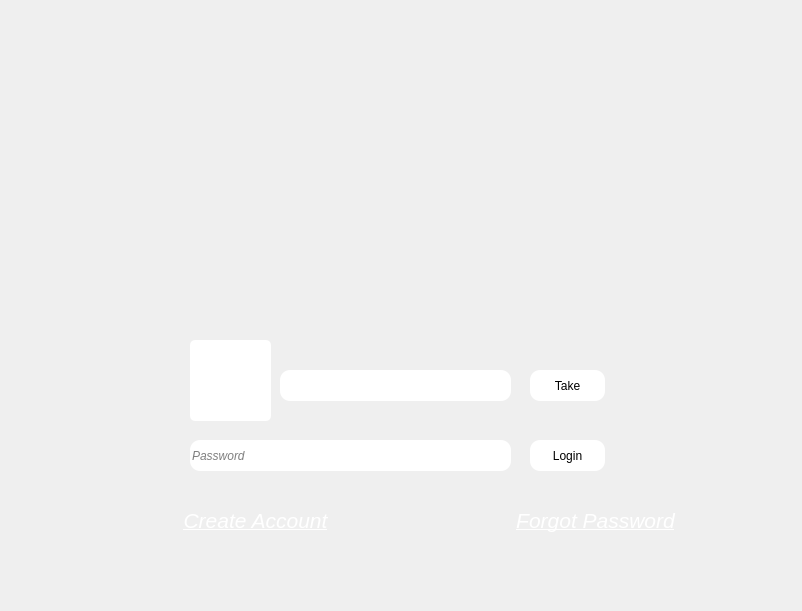
<?xml version="1.0" encoding="UTF-8"?>
<ui version="4.0">
 <class>Login</class>
 <widget class="QMainWindow" name="Login">
  <property name="enabled">
   <bool>true</bool>
  </property>
  <property name="geometry">
   <rect>
    <x>0</x>
    <y>0</y>
    <width>802</width>
    <height>611</height>
   </rect>
  </property>
  <property name="font">
   <font>
    <kerning>true</kerning>
   </font>
  </property>
  <property name="windowTitle">
   <string>MainWindow</string>
  </property>
  <property name="styleSheet">
   <string notr="true"/>
  </property>
  <property name="animated">
   <bool>true</bool>
  </property>
  <widget class="QWidget" name="centralwidget">
   <widget class="QPushButton" name="forgot">
    <property name="geometry">
     <rect>
      <x>510</x>
      <y>500</y>
      <width>171</width>
      <height>41</height>
     </rect>
    </property>
    <property name="font">
     <font>
      <family>Arial</family>
      <pointsize>16</pointsize>
      <weight>9</weight>
      <italic>true</italic>
      <bold>false</bold>
      <underline>true</underline>
     </font>
    </property>
    <property name="cursor">
     <cursorShape>PointingHandCursor</cursorShape>
    </property>
    <property name="styleSheet">
     <string notr="true">font: 75 italic 16pt &quot;Arial&quot;;color:rgb(255, 255, 255)</string>
    </property>
    <property name="text">
     <string>Forgot Password</string>
    </property>
    <property name="checkable">
     <bool>false</bool>
    </property>
    <property name="flat">
     <bool>true</bool>
    </property>
   </widget>
   <widget class="QPushButton" name="createacc">
    <property name="geometry">
     <rect>
      <x>170</x>
      <y>500</y>
      <width>171</width>
      <height>41</height>
     </rect>
    </property>
    <property name="font">
     <font>
      <family>Arial</family>
      <pointsize>16</pointsize>
      <weight>9</weight>
      <italic>true</italic>
      <bold>false</bold>
      <underline>true</underline>
     </font>
    </property>
    <property name="cursor">
     <cursorShape>PointingHandCursor</cursorShape>
    </property>
    <property name="autoFillBackground">
     <bool>false</bool>
    </property>
    <property name="styleSheet">
     <string notr="true">font: 75 italic 16pt &quot;Arial&quot;;color:rgb(255, 255, 255)</string>
    </property>
    <property name="text">
     <string>Create Account</string>
    </property>
    <property name="autoDefault">
     <bool>false</bool>
    </property>
    <property name="default">
     <bool>false</bool>
    </property>
    <property name="flat">
     <bool>true</bool>
    </property>
   </widget>
   <widget class="QLabel" name="loginlogo">
    <property name="geometry">
     <rect>
      <x>260</x>
      <y>100</y>
      <width>281</width>
      <height>221</height>
     </rect>
    </property>
    <property name="autoFillBackground">
     <bool>false</bool>
    </property>
    <property name="styleSheet">
     <string notr="true">background-image: url(:/newPrefix/nemco_logo.jpg);</string>
    </property>
    <property name="text">
     <string/>
    </property>
    <property name="pixmap">
     <pixmap>background/nemco_logo.png</pixmap>
    </property>
    <property name="scaledContents">
     <bool>true</bool>
    </property>
    <property name="wordWrap">
     <bool>false</bool>
    </property>
   </widget>
   <widget class="QLabel" name="background">
    <property name="geometry">
     <rect>
      <x>0</x>
      <y>0</y>
      <width>802</width>
      <height>611</height>
     </rect>
    </property>
    <property name="styleSheet">
     <string notr="true">background-image: url(:/newPrefix/background.jpg);</string>
    </property>
    <property name="text">
     <string/>
    </property>
    <property name="pixmap">
     <pixmap>background/minimalist-4k-wallpaper-hd-15-920x518.jpg</pixmap>
    </property>
    <property name="scaledContents">
     <bool>true</bool>
    </property>
   </widget>
   <widget class="QLabel" name="adminpic">
    <property name="geometry">
     <rect>
      <x>190</x>
      <y>340</y>
      <width>81</width>
      <height>81</height>
     </rect>
    </property>
    <property name="mouseTracking">
     <bool>false</bool>
    </property>
    <property name="autoFillBackground">
     <bool>false</bool>
    </property>
    <property name="styleSheet">
     <string notr="true">border-radius: 5px;
background-color: rgb(255, 255, 255);</string>
    </property>
    <property name="text">
     <string/>
    </property>
   </widget>
   <widget class="QLineEdit" name="password">
    <property name="geometry">
     <rect>
      <x>190</x>
      <y>440</y>
      <width>321</width>
      <height>31</height>
     </rect>
    </property>
    <property name="font">
     <font>
      <italic>true</italic>
     </font>
    </property>
    <property name="styleSheet">
     <string notr="true">border-radius: 10px;
background-color: rgb(255, 255, 255);</string>
    </property>
    <property name="placeholderText">
     <string>Password</string>
    </property>
   </widget>
   <widget class="QLabel" name="username">
    <property name="geometry">
     <rect>
      <x>280</x>
      <y>370</y>
      <width>231</width>
      <height>31</height>
     </rect>
    </property>
    <property name="mouseTracking">
     <bool>false</bool>
    </property>
    <property name="autoFillBackground">
     <bool>false</bool>
    </property>
    <property name="styleSheet">
     <string notr="true">border-radius: 10px;
background-color: rgb(255, 255, 255);
</string>
    </property>
    <property name="text">
     <string/>
    </property>
   </widget>
   <widget class="QPushButton" name="login">
    <property name="geometry">
     <rect>
      <x>530</x>
      <y>440</y>
      <width>75</width>
      <height>31</height>
     </rect>
    </property>
    <property name="cursor">
     <cursorShape>PointingHandCursor</cursorShape>
    </property>
    <property name="autoFillBackground">
     <bool>false</bool>
    </property>
    <property name="styleSheet">
     <string notr="true">font: 12pt &quot;Sitka&quot;;
border-radius: 10px;
background-color: rgb(255, 255, 255);</string>
    </property>
    <property name="text">
     <string>Login</string>
    </property>
    <property name="default">
     <bool>false</bool>
    </property>
   </widget>
   <widget class="QPushButton" name="login_2">
    <property name="geometry">
     <rect>
      <x>530</x>
      <y>370</y>
      <width>75</width>
      <height>31</height>
     </rect>
    </property>
    <property name="cursor">
     <cursorShape>PointingHandCursor</cursorShape>
    </property>
    <property name="autoFillBackground">
     <bool>false</bool>
    </property>
    <property name="styleSheet">
     <string notr="true">font: 12pt &quot;Sitka&quot;;
border-radius: 10px;
background-color: rgb(255, 255, 255);</string>
    </property>
    <property name="text">
     <string>Take</string>
    </property>
    <property name="default">
     <bool>false</bool>
    </property>
   </widget>
   <zorder>background</zorder>
   <zorder>forgot</zorder>
   <zorder>createacc</zorder>
   <zorder>loginlogo</zorder>
   <zorder>adminpic</zorder>
   <zorder>password</zorder>
   <zorder>username</zorder>
   <zorder>login</zorder>
   <zorder>login_2</zorder>
  </widget>
 </widget>
 <resources>
  <include location="logo.qrc"/>
 </resources>
 <connections/>
</ui>
